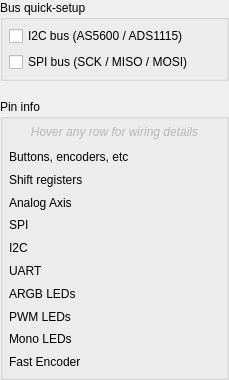
<?xml version="1.0" encoding="UTF-8"?>
<ui version="4.0">
 <class>PinTypeHelper</class>
 <widget class="QWidget" name="PinTypeHelper">
  <property name="geometry">
   <rect>
    <x>0</x>
    <y>0</y>
    <width>229</width>
    <height>380</height>
   </rect>
  </property>
  <property name="windowTitle">
   <string notr="true">Form</string>
  </property>
  <layout class="QVBoxLayout" name="verticalLayout_2">
   <property name="spacing">
    <number>18</number>
   </property>
   <property name="leftMargin">
    <number>0</number>
   </property>
   <property name="topMargin">
    <number>0</number>
   </property>
   <property name="rightMargin">
    <number>0</number>
   </property>
   <property name="bottomMargin">
    <number>0</number>
   </property>
   <item>
    <widget class="QGroupBox" name="groupBox_busSetup">
     <property name="sizePolicy">
      <sizepolicy hsizetype="Preferred" vsizetype="Maximum">
       <horstretch>0</horstretch>
       <verstretch>0</verstretch>
      </sizepolicy>
     </property>
     <property name="title">
      <string>Bus quick-setup</string>
     </property>
     <layout class="QVBoxLayout" name="verticalLayout_busSetup">
      <property name="leftMargin">
       <number>6</number>
      </property>
      <property name="topMargin">
       <number>6</number>
      </property>
      <property name="rightMargin">
       <number>6</number>
      </property>
      <property name="bottomMargin">
       <number>6</number>
      </property>
      <item>
       <widget class="QCheckBox" name="checkBox_i2cBus">
        <property name="toolTip">
         <string>Assign the I2C bus pins (SCL + SDA) in one click for AS5600 / ADS1115 sensors. Uncheck to release them.</string>
        </property>
        <property name="text">
         <string>I2C bus (AS5600 / ADS1115)</string>
        </property>
       </widget>
      </item>
      <item>
       <widget class="QCheckBox" name="checkBox_spiBus">
        <property name="toolTip">
         <string>Assign the SPI bus pins (SCK + MISO + MOSI). Normally claimed automatically when you pick an SPI sensor's chip-select.</string>
        </property>
        <property name="text">
         <string>SPI bus (SCK / MISO / MOSI)</string>
        </property>
       </widget>
      </item>
     </layout>
    </widget>
   </item>
   <item>
    <widget class="QGroupBox" name="groupBox">
     <property name="title">
      <string>Pin info</string>
     </property>
     <layout class="QVBoxLayout" name="verticalLayout">
      <property name="leftMargin">
       <number>6</number>
      </property>
      <property name="topMargin">
       <number>6</number>
      </property>
      <property name="rightMargin">
       <number>6</number>
      </property>
      <property name="bottomMargin">
       <number>6</number>
      </property>
      <item>
       <widget class="QLabel" name="label_PinInfoHint">
        <property name="styleSheet">
         <string notr="true">color: palette(mid); font-style: italic; padding: 0px 2px 4px 2px;</string>
        </property>
        <property name="text">
         <string>Hover any row for wiring details</string>
        </property>
        <property name="alignment">
         <set>Qt::AlignCenter</set>
        </property>
       </widget>
      </item>
      <item>
       <widget class="QLabel" name="label_buttons">
        <property name="toolTip">
         <string>&lt;html&gt;&lt;head/&gt;&lt;body&gt;&lt;p&gt;&lt;span style=&quot; font-size:11pt;&quot;&gt;You can connect buttons, toggle switches, encoders, both directly &amp;quot;&lt;/span&gt;&lt;span style=&quot; font-size:11pt; font-weight:700; color:#1982f0;&quot;&gt;Button to GND&lt;/span&gt;&lt;span style=&quot; font-size:11pt;&quot;&gt;/&lt;/span&gt;&lt;span style=&quot; font-size:11pt; font-weight:700; color:#aaaa00;&quot;&gt;Vcc&lt;/span&gt;&lt;span style=&quot; font-size:11pt;&quot;&gt;&amp;quot;, and combining them into a matrix &amp;quot;&lt;/span&gt;&lt;span style=&quot; font-size:11pt; font-weight:700; color:#7882fa;&quot;&gt;Button Row/Column&lt;/span&gt;&lt;span style=&quot; font-size:11pt;&quot;&gt;&amp;quot;. When connected to &amp;quot;&lt;/span&gt;&lt;span style=&quot; font-size:11pt; font-weight:700; color:#1982f0;&quot;&gt;Button to GND&lt;/span&gt;&lt;span style=&quot; font-size:11pt;&quot;&gt;&amp;quot; the second contact of the button is connected to &lt;/span&gt;&lt;span style=&quot; font-size:11pt; font-weight:700; color:#010101;&quot;&gt;GND&lt;/span&gt;&lt;span style=&quot; font-size:11pt;&quot;&gt;, with &amp;quot;&lt;/span&gt;&lt;span style=&quot; font-size:11pt; font-weight:700; color:#aaaa00;&quot;&gt;Button Vcc&lt;/span&gt;&lt;span style=&quot; font-size:11pt;&quot;&gt;&amp;quot; to 3.3v.&lt;/span&gt;&lt;/p&gt;&lt;p&gt;&lt;img src=&quot;:/Images/buttonEncToggle.png&quot;/&gt;&lt;/p&gt;&lt;/body&gt;&lt;/html&gt;</string>
        </property>
        <property name="text">
         <string>&lt;html&gt;&lt;head/&gt;&lt;body&gt;&lt;p&gt;Buttons, encoders, etc &lt;a href=&quot;info&quot;&gt;&lt;img src=&quot;:/Images/icons/lucide/info.svg&quot; width=&quot;12&quot; align=&quot;right&quot;/&gt;&lt;/a&gt;&lt;/p&gt;&lt;/body&gt;&lt;/html&gt;</string>
        </property>
       </widget>
      </item>
      <item>
       <widget class="QLabel" name="label_shiftReg">
        <property name="toolTip">
         <string>&lt;html&gt;&lt;head/&gt;&lt;body&gt;&lt;p&gt;&lt;span style=&quot; font-size:11pt;&quot;&gt;Shift registers &lt;/span&gt;&lt;span style=&quot; font-size:11pt; font-weight:700;&quot;&gt;74HC165&lt;/span&gt;&lt;span style=&quot; font-size:11pt;&quot;&gt; and &lt;/span&gt;&lt;span style=&quot; font-size:11pt; font-weight:700;&quot;&gt;CD4021&lt;/span&gt;&lt;span style=&quot; font-size:11pt;&quot;&gt; are supported. To connect, use the table below on the selected pins, and then set the number of buttons in the &amp;quot;Registers&amp;quot; tab.&lt;/span&gt;&lt;/p&gt;&lt;p&gt;&lt;span style=&quot; font-size:11pt; font-weight:700; color:#69b437;&quot;&gt;ShiftReg_CLK&lt;/span&gt;&lt;span style=&quot; font-size:11pt;&quot;&gt; and &lt;/span&gt;&lt;span style=&quot; font-size:11pt; font-weight:700; color:#69b437;&quot;&gt;ShiftReg_LATCH&lt;/span&gt;&lt;span style=&quot; font-size:11pt;&quot;&gt; - can be common to each shift register chain, or common to all shift register chains.&lt;/span&gt;&lt;/p&gt;&lt;p&gt;&lt;span style=&quot; font-size:11pt; font-weight:700; color:#69b437;&quot;&gt;ShiftReg_DATA&lt;/span&gt;&lt;span style=&quot; font-size:11pt;&quot;&gt; - individually for each chain of shift registers.&lt;br/&gt;&lt;/span&gt;&lt;/p&gt;&lt;table border=&quot;0&quot; style=&quot; margin-top:0px; margin-bottom:0px; margin-left:0px; margin-right:0px; border-collapse:collapse;&quot; cellspacing=&quot;2&quot; cellpadding=&quot;0&quot; bgcolor=&quot;#22272e&quot;&gt;&lt;thead&gt;&lt;tr&gt;&lt;td style=&quot; padding-left:7; padding-right:7; padding-top:3; padding-bottom:3; border-top:1px; border-right:1px; border-bottom:1px; border-left:1px; border-top-color:#555555; border-right-color:#555555; border-bottom-color:#555555; border-left-color:#555555; border-top-style:solid; border-right-style:solid; border-bottom-style:solid; border-left-style:solid;&quot;&gt;&lt;p align=&quot;center&quot;&gt;&lt;span style=&quot; font-family:'-apple-system','BlinkMacSystemFont','Segoe UI','Noto Sans','Helvetica','Arial','sans-serif','Apple Color Emoji','Segoe UI Emoji'; font-size:11pt; font-weight:700;&quot;&gt;Name in configurator&lt;/span&gt;&lt;/p&gt;&lt;/td&gt;&lt;td style=&quot; padding-left:7; padding-right:7; padding-top:3; padding-bottom:3; border-top:1px; border-right:1px; border-bottom:1px; border-left:1px; border-top-color:#555555; border-right-color:#555555; border-bottom-color:#555555; border-left-color:#555555; border-top-style:solid; border-right-style:solid; border-bottom-style:solid; border-left-style:solid;&quot;&gt;&lt;p align=&quot;center&quot;&gt;&lt;span style=&quot; font-family:'-apple-system','BlinkMacSystemFont','Segoe UI','Noto Sans','Helvetica','Arial','sans-serif','Apple Color Emoji','Segoe UI Emoji'; font-size:11pt; font-weight:700;&quot;&gt;74HC165 pin&lt;/span&gt;&lt;/p&gt;&lt;/td&gt;&lt;td style=&quot; padding-left:7; padding-right:7; padding-top:3; padding-bottom:3; border-top:1px; border-right:1px; border-bottom:1px; border-left:1px; border-top-color:#555555; border-right-color:#555555; border-bottom-color:#555555; border-left-color:#555555; border-top-style:solid; border-right-style:solid; border-bottom-style:solid; border-left-style:solid;&quot;&gt;&lt;p align=&quot;center&quot;&gt;&lt;span style=&quot; font-family:'-apple-system','BlinkMacSystemFont','Segoe UI','Noto Sans','Helvetica','Arial','sans-serif','Apple Color Emoji','Segoe UI Emoji'; font-size:11pt; font-weight:700;&quot;&gt;CD4021 pin&lt;/span&gt;&lt;/p&gt;&lt;/td&gt;&lt;td style=&quot; padding-left:7; padding-right:7; padding-top:3; padding-bottom:3; border-top:1px; border-right:1px; border-bottom:1px; border-left:1px; border-top-color:#555555; border-right-color:#555555; border-bottom-color:#555555; border-left-color:#555555; border-top-style:solid; border-right-style:solid; border-bottom-style:solid; border-left-style:solid;&quot;&gt;&lt;p align=&quot;center&quot;&gt;&lt;span style=&quot; font-family:'-apple-system','BlinkMacSystemFont','Segoe UI','Noto Sans','Helvetica','Arial','sans-serif','Apple Color Emoji','Segoe UI Emoji'; font-size:11pt; font-weight:700;&quot;&gt;Alternative pin names&lt;/span&gt;&lt;/p&gt;&lt;/td&gt;&lt;/tr&gt;&lt;/thead&gt;&lt;tr&gt;&lt;td style=&quot; padding-left:7; padding-right:7; padding-top:3; padding-bottom:3; border-top:1px; border-right:1px; border-bottom:1px; border-left:1px; border-top-color:#555555; border-right-color:#555555; border-bottom-color:#555555; border-left-color:#555555; border-top-style:solid; border-right-style:solid; border-bottom-style:solid; border-left-style:solid;&quot;&gt;&lt;p&gt;&lt;span style=&quot; font-family:'-apple-system','BlinkMacSystemFont','Segoe UI','Noto Sans','Helvetica','Arial','sans-serif','Apple Color Emoji','Segoe UI Emoji'; font-size:11pt; color:#69b437;&quot;&gt;ShiftReg_CLK&lt;/span&gt;&lt;/p&gt;&lt;/td&gt;&lt;td style=&quot; padding-left:7; padding-right:7; padding-top:3; padding-bottom:3; border-top:1px; border-right:1px; border-bottom:1px; border-left:1px; border-top-color:#555555; border-right-color:#555555; border-bottom-color:#555555; border-left-color:#555555; border-top-style:solid; border-right-style:solid; border-bottom-style:solid; border-left-style:solid;&quot;&gt;&lt;p&gt;&lt;span style=&quot; font-family:'-apple-system','BlinkMacSystemFont','Segoe UI','Noto Sans','Helvetica','Arial','sans-serif','Apple Color Emoji','Segoe UI Emoji'; font-size:11pt;&quot;&gt;CLK&lt;/span&gt;&lt;/p&gt;&lt;/td&gt;&lt;td style=&quot; padding-left:7; padding-right:7; padding-top:3; padding-bottom:3; border-top:1px; border-right:1px; border-bottom:1px; border-left:1px; border-top-color:#555555; border-right-color:#555555; border-bottom-color:#555555; border-left-color:#555555; border-top-style:solid; border-right-style:solid; border-bottom-style:solid; border-left-style:solid;&quot;&gt;&lt;p&gt;&lt;span style=&quot; font-family:'-apple-system','BlinkMacSystemFont','Segoe UI','Noto Sans','Helvetica','Arial','sans-serif','Apple Color Emoji','Segoe UI Emoji'; font-size:11pt;&quot;&gt;CLOCK&lt;/span&gt;&lt;/p&gt;&lt;/td&gt;&lt;td style=&quot; padding-left:7; padding-right:7; padding-top:3; padding-bottom:3; border-top:1px; border-right:1px; border-bottom:1px; border-left:1px; border-top-color:#555555; border-right-color:#555555; border-bottom-color:#555555; border-left-color:#555555; border-top-style:solid; border-right-style:solid; border-bottom-style:solid; border-left-style:solid;&quot;&gt;&lt;p&gt;&lt;span style=&quot; font-family:'-apple-system','BlinkMacSystemFont','Segoe UI','Noto Sans','Helvetica','Arial','sans-serif','Apple Color Emoji','Segoe UI Emoji'; font-size:11pt;&quot;&gt;SCK&lt;/span&gt;&lt;/p&gt;&lt;/td&gt;&lt;/tr&gt;&lt;tr&gt;&lt;td style=&quot; padding-left:7; padding-right:7; padding-top:3; padding-bottom:3; border-top:1px; border-right:1px; border-bottom:1px; border-left:1px; border-top-color:#555555; border-right-color:#555555; border-bottom-color:#555555; border-left-color:#555555; border-top-style:solid; border-right-style:solid; border-bottom-style:solid; border-left-style:solid;&quot;&gt;&lt;p&gt;&lt;span style=&quot; font-family:'-apple-system','BlinkMacSystemFont','Segoe UI','Noto Sans','Helvetica','Arial','sans-serif','Apple Color Emoji','Segoe UI Emoji'; font-size:11pt; color:#69b437;&quot;&gt;ShiftReg_DATA&lt;/span&gt;&lt;/p&gt;&lt;/td&gt;&lt;td style=&quot; padding-left:7; padding-right:7; padding-top:3; padding-bottom:3; border-top:1px; border-right:1px; border-bottom:1px; border-left:1px; border-top-color:#555555; border-right-color:#555555; border-bottom-color:#555555; border-left-color:#555555; border-top-style:solid; border-right-style:solid; border-bottom-style:solid; border-left-style:solid;&quot;&gt;&lt;p&gt;&lt;span style=&quot; font-family:'-apple-system','BlinkMacSystemFont','Segoe UI','Noto Sans','Helvetica','Arial','sans-serif','Apple Color Emoji','Segoe UI Emoji'; font-size:11pt;&quot;&gt;Qh&lt;/span&gt;&lt;/p&gt;&lt;/td&gt;&lt;td style=&quot; padding-left:7; padding-right:7; padding-top:3; padding-bottom:3; border-top:1px; border-right:1px; border-bottom:1px; border-left:1px; border-top-color:#555555; border-right-color:#555555; border-bottom-color:#555555; border-left-color:#555555; border-top-style:solid; border-right-style:solid; border-bottom-style:solid; border-left-style:solid;&quot;&gt;&lt;p&gt;&lt;span style=&quot; font-family:'-apple-system','BlinkMacSystemFont','Segoe UI','Noto Sans','Helvetica','Arial','sans-serif','Apple Color Emoji','Segoe UI Emoji'; font-size:11pt;&quot;&gt;Q8&lt;/span&gt;&lt;/p&gt;&lt;/td&gt;&lt;td style=&quot; padding-left:7; padding-right:7; padding-top:3; padding-bottom:3; border-top:1px; border-right:1px; border-bottom:1px; border-left:1px; border-top-color:#555555; border-right-color:#555555; border-bottom-color:#555555; border-left-color:#555555; border-top-style:solid; border-right-style:solid; border-bottom-style:solid; border-left-style:solid;&quot;&gt;&lt;p&gt;&lt;span style=&quot; font-family:'-apple-system','BlinkMacSystemFont','Segoe UI','Noto Sans','Helvetica','Arial','sans-serif','Apple Color Emoji','Segoe UI Emoji'; font-size:11pt;&quot;&gt;DATA/SERIAL_OUT/OUT&lt;/span&gt;&lt;/p&gt;&lt;/td&gt;&lt;/tr&gt;&lt;tr&gt;&lt;td style=&quot; padding-left:7; padding-right:7; padding-top:3; padding-bottom:3; border-top:1px; border-right:1px; border-bottom:1px; border-left:1px; border-top-color:#555555; border-right-color:#555555; border-bottom-color:#555555; border-left-color:#555555; border-top-style:solid; border-right-style:solid; border-bottom-style:solid; border-left-style:solid;&quot;&gt;&lt;p&gt;&lt;span style=&quot; font-family:'-apple-system','BlinkMacSystemFont','Segoe UI','Noto Sans','Helvetica','Arial','sans-serif','Apple Color Emoji','Segoe UI Emoji'; font-size:11pt; color:#69b437;&quot;&gt;ShiftReg_LATCH&lt;/span&gt;&lt;/p&gt;&lt;/td&gt;&lt;td style=&quot; padding-left:7; padding-right:7; padding-top:3; padding-bottom:3; border-top:1px; border-right:1px; border-bottom:1px; border-left:1px; border-top-color:#555555; border-right-color:#555555; border-bottom-color:#555555; border-left-color:#555555; border-top-style:solid; border-right-style:solid; border-bottom-style:solid; border-left-style:solid;&quot;&gt;&lt;p&gt;&lt;span style=&quot; font-family:'-apple-system','BlinkMacSystemFont','Segoe UI','Noto Sans','Helvetica','Arial','sans-serif','Apple Color Emoji','Segoe UI Emoji'; font-size:11pt;&quot;&gt;SH/LD&lt;/span&gt;&lt;/p&gt;&lt;/td&gt;&lt;td style=&quot; padding-left:7; padding-right:7; padding-top:3; padding-bottom:3; border-top:1px; border-right:1px; border-bottom:1px; border-left:1px; border-top-color:#555555; border-right-color:#555555; border-bottom-color:#555555; border-left-color:#555555; border-top-style:solid; border-right-style:solid; border-bottom-style:solid; border-left-style:solid;&quot;&gt;&lt;p&gt;&lt;span style=&quot; font-family:'-apple-system','BlinkMacSystemFont','Segoe UI','Noto Sans','Helvetica','Arial','sans-serif','Apple Color Emoji','Segoe UI Emoji'; font-size:11pt;&quot;&gt;PAR/SER CONTROL&lt;/span&gt;&lt;/p&gt;&lt;/td&gt;&lt;td style=&quot; padding-left:7; padding-right:7; padding-top:3; padding-bottom:3; border-top:1px; border-right:1px; border-bottom:1px; border-left:1px; border-top-color:#555555; border-right-color:#555555; border-bottom-color:#555555; border-left-color:#555555; border-top-style:solid; border-right-style:solid; border-bottom-style:solid; border-left-style:solid;&quot;&gt;&lt;p&gt;&lt;span style=&quot; font-family:'-apple-system','BlinkMacSystemFont','Segoe UI','Noto Sans','Helvetica','Arial','sans-serif','Apple Color Emoji','Segoe UI Emoji'; font-size:11pt;&quot;&gt;LATCH&lt;/span&gt;&lt;/p&gt;&lt;/td&gt;&lt;/tr&gt;&lt;tr&gt;&lt;td style=&quot; padding-left:7; padding-right:7; padding-top:3; padding-bottom:3; border-top:1px; border-right:1px; border-bottom:1px; border-left:1px; border-top-color:#555555; border-right-color:#555555; border-bottom-color:#555555; border-left-color:#555555; border-top-style:solid; border-right-style:solid; border-bottom-style:solid; border-left-style:solid;&quot;&gt;&lt;p&gt;&lt;span style=&quot; font-family:'-apple-system','BlinkMacSystemFont','Segoe UI','Noto Sans','Helvetica','Arial','sans-serif','Apple Color Emoji','Segoe UI Emoji'; font-size:11pt; color:#ff7f27;&quot;&gt;3.3V&lt;/span&gt;&lt;/p&gt;&lt;/td&gt;&lt;td style=&quot; padding-left:7; padding-right:7; padding-top:3; padding-bottom:3; border-top:1px; border-right:1px; border-bottom:1px; border-left:1px; border-top-color:#555555; border-right-color:#555555; border-bottom-color:#555555; border-left-color:#555555; border-top-style:solid; border-right-style:solid; border-bottom-style:solid; border-left-style:solid;&quot;&gt;&lt;p&gt;&lt;span style=&quot; font-family:'-apple-system','BlinkMacSystemFont','Segoe UI','Noto Sans','Helvetica','Arial','sans-serif','Apple Color Emoji','Segoe UI Emoji'; font-size:11pt;&quot;&gt;VCC&lt;/span&gt;&lt;/p&gt;&lt;/td&gt;&lt;td style=&quot; padding-left:7; padding-right:7; padding-top:3; padding-bottom:3; border-top:1px; border-right:1px; border-bottom:1px; border-left:1px; border-top-color:#555555; border-right-color:#555555; border-bottom-color:#555555; border-left-color:#555555; border-top-style:solid; border-right-style:solid; border-bottom-style:solid; border-left-style:solid;&quot;&gt;&lt;p&gt;&lt;span style=&quot; font-family:'-apple-system','BlinkMacSystemFont','Segoe UI','Noto Sans','Helvetica','Arial','sans-serif','Apple Color Emoji','Segoe UI Emoji'; font-size:11pt;&quot;&gt;VDD&lt;/span&gt;&lt;/p&gt;&lt;/td&gt;&lt;td style=&quot; padding-left:7; padding-right:7; padding-top:3; padding-bottom:3; border-top:1px; border-right:1px; border-bottom:1px; border-left:1px; border-top-color:#555555; border-right-color:#555555; border-bottom-color:#555555; border-left-color:#555555; border-top-style:solid; border-right-style:solid; border-bottom-style:solid; border-left-style:solid;&quot;&gt;&lt;p&gt;&lt;span style=&quot; font-family:'-apple-system','BlinkMacSystemFont','Segoe UI','Noto Sans','Helvetica','Arial','sans-serif','Apple Color Emoji','Segoe UI Emoji'; font-size:11pt;&quot;&gt;5V/V+&lt;/span&gt;&lt;/p&gt;&lt;/td&gt;&lt;/tr&gt;&lt;tr&gt;&lt;td style=&quot; padding-left:7; padding-right:7; padding-top:3; padding-bottom:3; border-top:1px; border-right:1px; border-bottom:1px; border-left:1px; border-top-color:#555555; border-right-color:#555555; border-bottom-color:#555555; border-left-color:#555555; border-top-style:solid; border-right-style:solid; border-bottom-style:solid; border-left-style:solid;&quot;&gt;&lt;p&gt;&lt;span style=&quot; font-family:'-apple-system','BlinkMacSystemFont','Segoe UI','Noto Sans','Helvetica','Arial','sans-serif','Apple Color Emoji','Segoe UI Emoji'; font-size:11pt; color:#000000;&quot;&gt;GND&lt;/span&gt;&lt;/p&gt;&lt;/td&gt;&lt;td style=&quot; padding-left:7; padding-right:7; padding-top:3; padding-bottom:3; border-top:1px; border-right:1px; border-bottom:1px; border-left:1px; border-top-color:#555555; border-right-color:#555555; border-bottom-color:#555555; border-left-color:#555555; border-top-style:solid; border-right-style:solid; border-bottom-style:solid; border-left-style:solid;&quot;&gt;&lt;p&gt;&lt;span style=&quot; font-family:'-apple-system','BlinkMacSystemFont','Segoe UI','Noto Sans','Helvetica','Arial','sans-serif','Apple Color Emoji','Segoe UI Emoji'; font-size:11pt;&quot;&gt;GND&lt;/span&gt;&lt;/p&gt;&lt;/td&gt;&lt;td style=&quot; padding-left:7; padding-right:7; padding-top:3; padding-bottom:3; border-top:1px; border-right:1px; border-bottom:1px; border-left:1px; border-top-color:#555555; border-right-color:#555555; border-bottom-color:#555555; border-left-color:#555555; border-top-style:solid; border-right-style:solid; border-bottom-style:solid; border-left-style:solid;&quot;&gt;&lt;p&gt;&lt;span style=&quot; font-family:'-apple-system','BlinkMacSystemFont','Segoe UI','Noto Sans','Helvetica','Arial','sans-serif','Apple Color Emoji','Segoe UI Emoji'; font-size:11pt;&quot;&gt;VSS&lt;/span&gt;&lt;/p&gt;&lt;/td&gt;&lt;td style=&quot; padding-left:7; padding-right:7; padding-top:3; padding-bottom:3; border-top:1px; border-right:1px; border-bottom:1px; border-left:1px; border-top-color:#555555; border-right-color:#555555; border-bottom-color:#555555; border-left-color:#555555; border-top-style:solid; border-right-style:solid; border-bottom-style:solid; border-left-style:solid;&quot;&gt;&lt;p&gt;&lt;span style=&quot; font-family:'-apple-system','BlinkMacSystemFont','Segoe UI','Noto Sans','Helvetica','Arial','sans-serif','Apple Color Emoji','Segoe UI Emoji'; font-size:11pt;&quot;&gt;V-&lt;/span&gt;&lt;/p&gt;&lt;/td&gt;&lt;/tr&gt;&lt;/table&gt;&lt;/body&gt;&lt;/html&gt;</string>
        </property>
        <property name="text">
         <string>&lt;html&gt;&lt;head/&gt;&lt;body&gt;&lt;p&gt;Shift registers &lt;a href=&quot;info&quot;&gt;&lt;img src=&quot;:/Images/icons/lucide/info.svg&quot; width=&quot;12&quot; align=&quot;right&quot;/&gt;&lt;/a&gt;&lt;/p&gt;&lt;/body&gt;&lt;/html&gt;</string>
        </property>
       </widget>
      </item>
      <item>
       <widget class="QLabel" name="label_analogAxis">
        <property name="toolTip">
         <string>&lt;html&gt;&lt;head/&gt;&lt;body&gt;&lt;p&gt;&lt;span style=&quot; font-size:11pt; font-weight:700;&quot;&gt;Potentiometer&lt;/span&gt;&lt;span style=&quot; font-size:11pt;&quot;&gt; and &lt;/span&gt;&lt;span style=&quot; font-size:11pt; font-weight:700;&quot;&gt;Hall sensor&lt;/span&gt;&lt;span style=&quot; font-size:11pt;&quot;&gt; can be connected directly to the &amp;quot;&lt;/span&gt;&lt;span style=&quot; font-size:11pt; font-weight:700; color:#00a000;&quot;&gt;Axis Analog&lt;/span&gt;&lt;span style=&quot; font-size:11pt;&quot;&gt;&amp;quot; pin.&lt;/span&gt;&lt;/p&gt;&lt;p&gt;&lt;img src=&quot;:/Images/potentiometer.png&quot; width=&quot;240&quot;/&gt;&lt;img src=&quot;:/Images/hall2.png&quot; width=&quot;240&quot;/&gt;&lt;/p&gt;&lt;/body&gt;&lt;/html&gt;</string>
        </property>
        <property name="text">
         <string>&lt;html&gt;&lt;head/&gt;&lt;body&gt;&lt;p&gt;Analog Axis &lt;a href=&quot;info&quot;&gt;&lt;img src=&quot;:/Images/icons/lucide/info.svg&quot; width=&quot;12&quot; align=&quot;right&quot;/&gt;&lt;/a&gt;&lt;/p&gt;&lt;/body&gt;&lt;/html&gt;</string>
        </property>
       </widget>
      </item>
      <item>
       <widget class="QLabel" name="label_spi">
        <property name="toolTip">
         <string>&lt;html&gt;&lt;head/&gt;&lt;body&gt;&lt;p&gt;&lt;span style=&quot; font-size:11pt;&quot;&gt;It is possible to connect &lt;/span&gt;&lt;span style=&quot; font-size:11pt; font-weight:700;&quot;&gt;Hall sensors &lt;/span&gt;&lt;span style=&quot; font-size:11pt; font-weight:700; color:#329978;&quot;&gt;TLE5011&lt;/span&gt;&lt;span style=&quot; font-size:11pt;&quot;&gt;, &lt;/span&gt;&lt;span style=&quot; font-size:11pt; font-weight:700; color:#329978;&quot;&gt;TLE5010&lt;/span&gt;&lt;span style=&quot; font-size:11pt;&quot;&gt;, &lt;/span&gt;&lt;span style=&quot; font-size:11pt; font-weight:700; color:#329978;&quot;&gt;TLE5012B&lt;/span&gt;&lt;span style=&quot; font-size:11pt;&quot;&gt;, &lt;/span&gt;&lt;span style=&quot; font-size:11pt; font-weight:700; color:#329978;&quot;&gt;MLX90393&lt;/span&gt;&lt;span style=&quot; font-size:11pt;&quot;&gt;, &lt;/span&gt;&lt;span style=&quot; font-size:11pt; font-weight:700; color:#329978;&quot;&gt;MLX90363&lt;/span&gt;&lt;span style=&quot; font-size:11pt;&quot;&gt;, &lt;/span&gt;&lt;span style=&quot; font-size:11pt; font-weight:700; color:#329978;&quot;&gt;AS5048A&lt;/span&gt;&lt;span style=&quot; font-size:11pt;&quot;&gt; and &lt;/span&gt;&lt;span style=&quot; font-size:11pt; font-weight:700;&quot;&gt;analog-to-digital converters &lt;/span&gt;&lt;span style=&quot; font-size:11pt; font-weight:700; color:#329978;&quot;&gt;MCP32XX&lt;/span&gt;&lt;span style=&quot; font-size:11pt;&quot;&gt; to &lt;/span&gt;&lt;span style=&quot; font-size:11pt; font-weight:700; color:#329978;&quot;&gt;SPI&lt;/span&gt;&lt;span style=&quot; font-size:11pt;&quot;&gt;. See the &lt;/span&gt;&lt;span style=&quot; font-size:11pt; font-weight:700;&quot;&gt;Wiki&lt;/span&gt;&lt;span style=&quot; font-size:11pt;&quot;&gt; for details.&lt;/span&gt;&lt;/p&gt;&lt;p&gt;&lt;img src=&quot;:/Images/MLX90393.png&quot;/&gt;&lt;/p&gt;&lt;/body&gt;&lt;/html&gt;</string>
        </property>
        <property name="text">
         <string>&lt;html&gt;&lt;head/&gt;&lt;body&gt;&lt;p&gt;SPI &lt;a href=&quot;info&quot;&gt;&lt;img src=&quot;:/Images/icons/lucide/info.svg&quot; width=&quot;12&quot; align=&quot;right&quot;/&gt;&lt;/a&gt;&lt;/p&gt;&lt;/body&gt;&lt;/html&gt;</string>
        </property>
       </widget>
      </item>
      <item>
       <widget class="QLabel" name="label_i2c">
        <property name="toolTip">
         <string>&lt;html&gt;&lt;head/&gt;&lt;body&gt;&lt;p&gt;&lt;span style=&quot; font-size:11pt;&quot;&gt;It is possible to connect to &lt;/span&gt;&lt;span style=&quot; font-size:11pt; font-weight:700; color:#5a9b8c;&quot;&gt;I2C SDA/SCL &lt;/span&gt;&lt;span style=&quot; font-size:11pt; font-weight:700;&quot;&gt;AS5600 Hall sensor&lt;/span&gt;&lt;span style=&quot; font-size:11pt;&quot;&gt;, no more than &lt;/span&gt;&lt;span style=&quot; font-size:11pt; font-weight:700;&quot;&gt;1&lt;/span&gt;&lt;span style=&quot; font-size:11pt;&quot;&gt; pcs., or &lt;/span&gt;&lt;span style=&quot; font-size:11pt; font-weight:700;&quot;&gt;ADS1115 analog-to-digital converter&lt;/span&gt;&lt;span style=&quot; font-size:11pt;&quot;&gt;, up to &lt;/span&gt;&lt;span style=&quot; font-size:11pt; font-weight:700;&quot;&gt;4&lt;/span&gt;&lt;span style=&quot; font-size:11pt;&quot;&gt; pcs., but the total number of axes cannot be more than &lt;/span&gt;&lt;span style=&quot; font-size:11pt; font-weight:700;&quot;&gt;8&lt;/span&gt;&lt;span style=&quot; font-size:11pt;&quot;&gt;.&lt;/span&gt;&lt;/p&gt;&lt;p&gt;&lt;img src=&quot;:/Images/ADS1115.png&quot;/&gt;&lt;img src=&quot;:/Images/AS5600.png&quot;/&gt;&lt;/p&gt;&lt;/body&gt;&lt;/html&gt;</string>
        </property>
        <property name="text">
         <string>&lt;html&gt;&lt;head/&gt;&lt;body&gt;&lt;p&gt;I2C &lt;a href=&quot;info&quot;&gt;&lt;img src=&quot;:/Images/icons/lucide/info.svg&quot; width=&quot;12&quot; align=&quot;right&quot;/&gt;&lt;/a&gt;&lt;/p&gt;&lt;/body&gt;&lt;/html&gt;</string>
        </property>
       </widget>
      </item>
      <item>
       <widget class="QLabel" name="label_uart">
        <property name="mouseTracking">
         <bool>true</bool>
        </property>
        <property name="toolTip">
         <string>&lt;html&gt;&lt;head/&gt;&lt;body&gt;&lt;p&gt;&lt;span style=&quot; font-size:11pt;&quot;&gt;FJ sends joystick data via &lt;/span&gt;&lt;span style=&quot; font-size:11pt; font-weight:700; color:#5a9b8c;&quot;&gt;UART TX &lt;/span&gt;&lt;span style=&quot; font-size:11pt;&quot;&gt;every 10 ms, baud rate 115200. You can connect, for example, the ESP32 C3 to UART, which can be used as a Bluetooth joystick.&lt;/span&gt;&lt;/p&gt;&lt;table border=&quot;0&quot; style=&quot; margin-top:0px; margin-bottom:0px; margin-left:0px; margin-right:0px; border-collapse:collapse;&quot; cellspacing=&quot;2&quot; cellpadding=&quot;0&quot; &gt;&lt;thead&gt;&lt;tr&gt;&lt;td style=&quot; padding-left:7; padding-right:7; padding-top:3; padding-bottom:3; border-top:1px; border-right:1px; border-bottom:1px; border-left:1px; border-top-color:#555555; border-right-color:#555555; border-bottom-color:#555555; border-left-color:#555555; border-top-style:solid; border-right-style:solid; border-bottom-style:solid; border-left-style:solid;&quot;&gt;&lt;p align=&quot;center&quot;&gt;&lt;span style=&quot; font-family:'-apple-system','BlinkMacSystemFont','Segoe UI','Noto Sans','Helvetica','Arial','sans-serif','Apple Color Emoji','Segoe UI Emoji'; font-size:11pt; font-weight:700;&quot;&gt;Name&lt;/span&gt;&lt;/p&gt;&lt;/td&gt;&lt;td style=&quot; padding-left:7; padding-right:7; padding-top:3; padding-bottom:3; border-top:1px; border-right:1px; border-bottom:1px; border-left:1px; border-top-color:#555555; border-right-color:#555555; border-bottom-color:#555555; border-left-color:#555555; border-top-style:solid; border-right-style:solid; border-bottom-style:solid; border-left-style:solid;&quot;&gt;&lt;p align=&quot;center&quot;&gt;&lt;span style=&quot; font-family:'-apple-system','BlinkMacSystemFont','Segoe UI','Noto Sans','Helvetica','Arial','sans-serif','Apple Color Emoji','Segoe UI Emoji'; font-size:11pt; font-weight:700;&quot;&gt;Length bytes&lt;/span&gt;&lt;/p&gt;&lt;/td&gt;&lt;td style=&quot; padding-left:7; padding-right:7; padding-top:3; padding-bottom:3; border-top:1px; border-right:1px; border-bottom:1px; border-left:1px; border-top-color:#555555; border-right-color:#555555; border-bottom-color:#555555; border-left-color:#555555; border-top-style:solid; border-right-style:solid; border-bottom-style:solid; border-left-style:solid;&quot;&gt;&lt;p align=&quot;center&quot;&gt;&lt;span style=&quot; font-family:'-apple-system','BlinkMacSystemFont','Segoe UI','Noto Sans','Helvetica','Arial','sans-serif','Apple Color Emoji','Segoe UI Emoji'; font-size:11pt; font-weight:700;&quot;&gt;Desc&lt;/span&gt;&lt;/p&gt;&lt;/td&gt;&lt;/tr&gt;&lt;/thead&gt;&lt;tr&gt;&lt;td style=&quot; padding-left:7; padding-right:7; padding-top:3; padding-bottom:3; border-top:1px; border-right:1px; border-bottom:1px; border-left:1px; border-top-color:#555555; border-right-color:#555555; border-bottom-color:#555555; border-left-color:#555555; border-top-style:solid; border-right-style:solid; border-bottom-style:solid; border-left-style:solid;&quot;&gt;&lt;p&gt;&lt;span style=&quot; font-family:'-apple-system','BlinkMacSystemFont','Segoe UI','Noto Sans','Helvetica','Arial','sans-serif','Apple Color Emoji','Segoe UI Emoji'; font-size:11pt;&quot;&gt;Header&lt;/span&gt;&lt;/p&gt;&lt;/td&gt;&lt;td style=&quot; padding-left:7; padding-right:7; padding-top:3; padding-bottom:3; border-top:1px; border-right:1px; border-bottom:1px; border-left:1px; border-top-color:#555555; border-right-color:#555555; border-bottom-color:#555555; border-left-color:#555555; border-top-style:solid; border-right-style:solid; border-bottom-style:solid; border-left-style:solid;&quot;&gt;&lt;p align=&quot;center&quot;&gt;&lt;span style=&quot; font-family:'-apple-system','BlinkMacSystemFont','Segoe UI','Noto Sans','Helvetica','Arial','sans-serif','Apple Color Emoji','Segoe UI Emoji'; font-size:11pt;&quot;&gt;1&lt;/span&gt;&lt;/p&gt;&lt;/td&gt;&lt;td style=&quot; padding-left:7; padding-right:7; padding-top:3; padding-bottom:3; border-top:1px; border-right:1px; border-bottom:1px; border-left:1px; border-top-color:#555555; border-right-color:#555555; border-bottom-color:#555555; border-left-color:#555555; border-top-style:solid; border-right-style:solid; border-bottom-style:solid; border-left-style:solid;&quot;&gt;&lt;p&gt;&lt;span style=&quot; font-family:'-apple-system','BlinkMacSystemFont','Segoe UI','Noto Sans','Helvetica','Arial','sans-serif','Apple Color Emoji','Segoe UI Emoji'; font-size:11pt;&quot;&gt;ASCII 'H'&lt;/span&gt;&lt;/p&gt;&lt;/td&gt;&lt;/tr&gt;&lt;tr&gt;&lt;td style=&quot; padding-left:7; padding-right:7; padding-top:3; padding-bottom:3; border-top:1px; border-right:1px; border-bottom:1px; border-left:1px; border-top-color:#555555; border-right-color:#555555; border-bottom-color:#555555; border-left-color:#555555; border-top-style:solid; border-right-style:solid; border-bottom-style:solid; border-left-style:solid;&quot;&gt;&lt;p&gt;&lt;span style=&quot; font-family:'-apple-system','BlinkMacSystemFont','Segoe UI','Noto Sans','Helvetica','Arial','sans-serif','Apple Color Emoji','Segoe UI Emoji'; font-size:11pt;&quot;&gt;Separator&lt;/span&gt;&lt;/p&gt;&lt;/td&gt;&lt;td style=&quot; padding-left:7; padding-right:7; padding-top:3; padding-bottom:3; border-top:1px; border-right:1px; border-bottom:1px; border-left:1px; border-top-color:#555555; border-right-color:#555555; border-bottom-color:#555555; border-left-color:#555555; border-top-style:solid; border-right-style:solid; border-bottom-style:solid; border-left-style:solid;&quot;&gt;&lt;p align=&quot;center&quot;&gt;&lt;span style=&quot; font-family:'-apple-system','BlinkMacSystemFont','Segoe UI','Noto Sans','Helvetica','Arial','sans-serif','Apple Color Emoji','Segoe UI Emoji'; font-size:11pt;&quot;&gt;1&lt;/span&gt;&lt;/p&gt;&lt;/td&gt;&lt;td style=&quot; padding-left:7; padding-right:7; padding-top:3; padding-bottom:3; border-top:1px; border-right:1px; border-bottom:1px; border-left:1px; border-top-color:#555555; border-right-color:#555555; border-bottom-color:#555555; border-left-color:#555555; border-top-style:solid; border-right-style:solid; border-bottom-style:solid; border-left-style:solid;&quot;&gt;&lt;p&gt;&lt;span style=&quot; font-family:'-apple-system','BlinkMacSystemFont','Segoe UI','Noto Sans','Helvetica','Arial','sans-serif','Apple Color Emoji','Segoe UI Emoji'; font-size:11pt;&quot;&gt;ASCII '-'&lt;/span&gt;&lt;/p&gt;&lt;/td&gt;&lt;/tr&gt;&lt;tr&gt;&lt;td style=&quot; padding-left:7; padding-right:7; padding-top:3; padding-bottom:3; border-top:1px; border-right:1px; border-bottom:1px; border-left:1px; border-top-color:#555555; border-right-color:#555555; border-bottom-color:#555555; border-left-color:#555555; border-top-style:solid; border-right-style:solid; border-bottom-style:solid; border-left-style:solid;&quot;&gt;&lt;p&gt;&lt;span style=&quot; font-family:'-apple-system','BlinkMacSystemFont','Segoe UI','Noto Sans','Helvetica','Arial','sans-serif','Apple Color Emoji','Segoe UI Emoji'; font-size:11pt;&quot;&gt;Message code&lt;/span&gt;&lt;/p&gt;&lt;/td&gt;&lt;td style=&quot; padding-left:7; padding-right:7; padding-top:3; padding-bottom:3; border-top:1px; border-right:1px; border-bottom:1px; border-left:1px; border-top-color:#555555; border-right-color:#555555; border-bottom-color:#555555; border-left-color:#555555; border-top-style:solid; border-right-style:solid; border-bottom-style:solid; border-left-style:solid;&quot;&gt;&lt;p align=&quot;center&quot;&gt;&lt;span style=&quot; font-family:'-apple-system','BlinkMacSystemFont','Segoe UI','Noto Sans','Helvetica','Arial','sans-serif','Apple Color Emoji','Segoe UI Emoji'; font-size:11pt;&quot;&gt;1&lt;/span&gt;&lt;/p&gt;&lt;/td&gt;&lt;td style=&quot; padding-left:7; padding-right:7; padding-top:3; padding-bottom:3; border-top:1px; border-right:1px; border-bottom:1px; border-left:1px; border-top-color:#555555; border-right-color:#555555; border-bottom-color:#555555; border-left-color:#555555; border-top-style:solid; border-right-style:solid; border-bottom-style:solid; border-left-style:solid;&quot;&gt;&lt;p&gt;&lt;span style=&quot; font-family:'-apple-system','BlinkMacSystemFont','Segoe UI','Noto Sans','Helvetica','Arial','sans-serif','Apple Color Emoji','Segoe UI Emoji'; font-size:11pt;&quot;&gt;message num 0-255&lt;/span&gt;&lt;/p&gt;&lt;/td&gt;&lt;/tr&gt;&lt;tr&gt;&lt;td style=&quot; padding-left:7; padding-right:7; padding-top:3; padding-bottom:3; border-top:1px; border-right:1px; border-bottom:1px; border-left:1px; border-top-color:#555555; border-right-color:#555555; border-bottom-color:#555555; border-left-color:#555555; border-top-style:solid; border-right-style:solid; border-bottom-style:solid; border-left-style:solid;&quot;&gt;&lt;p&gt;&lt;span style=&quot; font-family:'-apple-system','BlinkMacSystemFont','Segoe UI','Noto Sans','Helvetica','Arial','sans-serif','Apple Color Emoji','Segoe UI Emoji'; font-size:11pt;&quot;&gt;Axis data&lt;/span&gt;&lt;/p&gt;&lt;/td&gt;&lt;td style=&quot; padding-left:7; padding-right:7; padding-top:3; padding-bottom:3; border-top:1px; border-right:1px; border-bottom:1px; border-left:1px; border-top-color:#555555; border-right-color:#555555; border-bottom-color:#555555; border-left-color:#555555; border-top-style:solid; border-right-style:solid; border-bottom-style:solid; border-left-style:solid;&quot;&gt;&lt;p align=&quot;center&quot;&gt;&lt;span style=&quot; font-family:'-apple-system','BlinkMacSystemFont','Segoe UI','Noto Sans','Helvetica','Arial','sans-serif','Apple Color Emoji','Segoe UI Emoji'; font-size:11pt;&quot;&gt;16&lt;/span&gt;&lt;/p&gt;&lt;/td&gt;&lt;td style=&quot; padding-left:7; padding-right:7; padding-top:3; padding-bottom:3; border-top:1px; border-right:1px; border-bottom:1px; border-left:1px; border-top-color:#555555; border-right-color:#555555; border-bottom-color:#555555; border-left-color:#555555; border-top-style:solid; border-right-style:solid; border-bottom-style:solid; border-left-style:solid;&quot;&gt;&lt;p&gt;&lt;span style=&quot; font-family:'-apple-system','BlinkMacSystemFont','Segoe UI','Noto Sans','Helvetica','Arial','sans-serif','Apple Color Emoji','Segoe UI Emoji'; font-size:11pt;&quot;&gt;2 bytes for axis&lt;/span&gt;&lt;/p&gt;&lt;/td&gt;&lt;/tr&gt;&lt;tr&gt;&lt;td style=&quot; padding-left:7; padding-right:7; padding-top:3; padding-bottom:3; border-top:1px; border-right:1px; border-bottom:1px; border-left:1px; border-top-color:#555555; border-right-color:#555555; border-bottom-color:#555555; border-left-color:#555555; border-top-style:solid; border-right-style:solid; border-bottom-style:solid; border-left-style:solid;&quot;&gt;&lt;p&gt;&lt;span style=&quot; font-family:'-apple-system','BlinkMacSystemFont','Segoe UI','Noto Sans','Helvetica','Arial','sans-serif','Apple Color Emoji','Segoe UI Emoji'; font-size:11pt;&quot;&gt;Buttons data&lt;/span&gt;&lt;/p&gt;&lt;/td&gt;&lt;td style=&quot; padding-left:7; padding-right:7; padding-top:3; padding-bottom:3; border-top:1px; border-right:1px; border-bottom:1px; border-left:1px; border-top-color:#555555; border-right-color:#555555; border-bottom-color:#555555; border-left-color:#555555; border-top-style:solid; border-right-style:solid; border-bottom-style:solid; border-left-style:solid;&quot;&gt;&lt;p align=&quot;center&quot;&gt;&lt;span style=&quot; font-family:'-apple-system','BlinkMacSystemFont','Segoe UI','Noto Sans','Helvetica','Arial','sans-serif','Apple Color Emoji','Segoe UI Emoji'; font-size:11pt;&quot;&gt;16&lt;/span&gt;&lt;/p&gt;&lt;/td&gt;&lt;td style=&quot; padding-left:7; padding-right:7; padding-top:3; padding-bottom:3; border-top:1px; border-right:1px; border-bottom:1px; border-left:1px; border-top-color:#555555; border-right-color:#555555; border-bottom-color:#555555; border-left-color:#555555; border-top-style:solid; border-right-style:solid; border-bottom-style:solid; border-left-style:solid;&quot;&gt;&lt;p&gt;&lt;span style=&quot; font-family:'-apple-system','BlinkMacSystemFont','Segoe UI','Noto Sans','Helvetica','Arial','sans-serif','Apple Color Emoji','Segoe UI Emoji'; font-size:11pt;&quot;&gt;one bit = one button&lt;/span&gt;&lt;/p&gt;&lt;/td&gt;&lt;/tr&gt;&lt;tr&gt;&lt;td style=&quot; padding-left:7; padding-right:7; padding-top:3; padding-bottom:3; border-top:1px; border-right:1px; border-bottom:1px; border-left:1px; border-top-color:#555555; border-right-color:#555555; border-bottom-color:#555555; border-left-color:#555555; border-top-style:solid; border-right-style:solid; border-bottom-style:solid; border-left-style:solid;&quot;&gt;&lt;p&gt;&lt;span style=&quot; font-family:'-apple-system','BlinkMacSystemFont','Segoe UI','Noto Sans','Helvetica','Arial','sans-serif','Apple Color Emoji','Segoe UI Emoji'; font-size:11pt;&quot;&gt;CRC16&lt;/span&gt;&lt;/p&gt;&lt;/td&gt;&lt;td style=&quot; padding-left:7; padding-right:7; padding-top:3; padding-bottom:3; border-top:1px; border-right:1px; border-bottom:1px; border-left:1px; border-top-color:#555555; border-right-color:#555555; border-bottom-color:#555555; border-left-color:#555555; border-top-style:solid; border-right-style:solid; border-bottom-style:solid; border-left-style:solid;&quot;&gt;&lt;p align=&quot;center&quot;&gt;&lt;span style=&quot; font-family:'-apple-system','BlinkMacSystemFont','Segoe UI','Noto Sans','Helvetica','Arial','sans-serif','Apple Color Emoji','Segoe UI Emoji'; font-size:11pt;&quot;&gt;2&lt;/span&gt;&lt;/p&gt;&lt;/td&gt;&lt;td style=&quot; padding-left:7; padding-right:7; padding-top:3; padding-bottom:3; border-top:1px; border-right:1px; border-bottom:1px; border-left:1px; border-top-color:#555555; border-right-color:#555555; border-bottom-color:#555555; border-left-color:#555555; border-top-style:solid; border-right-style:solid; border-bottom-style:solid; border-left-style:solid;&quot;&gt;&lt;p&gt;&lt;span style=&quot; font-family:'-apple-system','BlinkMacSystemFont','Segoe UI','Noto Sans','Helvetica','Arial','sans-serif','Apple Color Emoji','Segoe UI Emoji'; font-size:11pt;&quot;&gt;crc16 polynomial 0x8005&lt;/span&gt;&lt;/p&gt;&lt;/td&gt;&lt;/tr&gt;&lt;/table&gt;&lt;/body&gt;&lt;/html&gt;</string>
        </property>
        <property name="text">
         <string>&lt;html&gt;&lt;head/&gt;&lt;body&gt;&lt;p&gt;UART &lt;a href=&quot;info&quot;&gt;&lt;img src=&quot;:/Images/icons/lucide/info.svg&quot; width=&quot;12&quot; align=&quot;right&quot;/&gt;&lt;/a&gt;&lt;/p&gt;&lt;/body&gt;&lt;/html&gt;</string>
        </property>
       </widget>
      </item>
      <item>
       <widget class="QLabel" name="label_rgbLed">
        <property name="toolTip">
         <string>&lt;html&gt;&lt;head/&gt;&lt;body&gt;&lt;p&gt;&lt;span style=&quot; font-size:11pt; font-weight:700;&quot;&gt;WS2812b&lt;/span&gt;&lt;span style=&quot; font-size:11pt;&quot;&gt; and &lt;/span&gt;&lt;span style=&quot; font-size:11pt; font-weight:700;&quot;&gt;PL9823&lt;/span&gt;&lt;span style=&quot; font-size:11pt;&quot;&gt; addressable LEDs are supported. It is possible to customize the color of each LED, use some effects, or control the LEDs via &lt;/span&gt;&lt;span style=&quot; font-size:11pt; font-weight:700;&quot;&gt;SimHub&lt;/span&gt;&lt;span style=&quot; font-size:11pt;&quot;&gt;. Connect the &lt;/span&gt;&lt;span style=&quot; font-size:11pt; font-weight:700;&quot;&gt;DIN&lt;/span&gt;&lt;span style=&quot; font-size:11pt;&quot;&gt; pin of the LED to the selected &lt;/span&gt;&lt;span style=&quot; font-size:11pt; font-weight:700; color:#ff55ff;&quot;&gt;WS2812b/PL9823 LED&lt;/span&gt;&lt;span style=&quot; font-size:11pt;&quot;&gt; pin on the controller board. Settings in the &amp;quot;LED/PWM&amp;quot; tab.&lt;/span&gt;&lt;/p&gt;&lt;p&gt;&lt;img src=&quot;:/Images/rgb.png&quot; width=&quot;500&quot;/&gt;&lt;/p&gt;&lt;/body&gt;&lt;/html&gt;</string>
        </property>
        <property name="text">
         <string>&lt;html&gt;&lt;head/&gt;&lt;body&gt;&lt;p&gt;ARGB LEDs &lt;a href=&quot;info&quot;&gt;&lt;img src=&quot;:/Images/icons/lucide/info.svg&quot; width=&quot;12&quot; align=&quot;right&quot;/&gt;&lt;/a&gt;&lt;/p&gt;&lt;/body&gt;&lt;/html&gt;</string>
        </property>
       </widget>
      </item>
      <item>
       <widget class="QLabel" name="label_pwmLed">
        <property name="toolTip">
         <string>&lt;html&gt;&lt;head/&gt;&lt;body&gt;&lt;p&gt;&lt;span style=&quot; font-size:11pt;&quot;&gt;Single-color LEDs with brightness control in the &amp;quot;LED/PWM&amp;quot; tab, no more than 20mA. Connect the &lt;/span&gt;&lt;span style=&quot; font-size:11pt; font-weight:700; color:#d37a0d;&quot;&gt;+&lt;/span&gt;&lt;span style=&quot; font-size:11pt;&quot;&gt; of the LED to the &amp;quot;&lt;/span&gt;&lt;span style=&quot; font-size:11pt; font-weight:700; color:#c85a46;&quot;&gt;PWM LED&lt;/span&gt;&lt;span style=&quot; font-size:11pt;&quot;&gt;&amp;quot; pin. The value of the current-limiting resistance is recommended to be calculated individually for the LEDs used.&lt;/span&gt;&lt;/p&gt;&lt;p&gt;&lt;img src=&quot;:/Images/pwmLed.png&quot;/&gt;&lt;/p&gt;&lt;/body&gt;&lt;/html&gt;</string>
        </property>
        <property name="text">
         <string>&lt;html&gt;&lt;head/&gt;&lt;body&gt;&lt;p&gt;PWM LEDs &lt;a href=&quot;info&quot;&gt;&lt;img src=&quot;:/Images/icons/lucide/info.svg&quot; width=&quot;12&quot; align=&quot;right&quot;/&gt;&lt;/a&gt;&lt;/p&gt;&lt;/body&gt;&lt;/html&gt;</string>
        </property>
       </widget>
      </item>
      <item>
       <widget class="QLabel" name="label_monoLed">
        <property name="toolTip">
         <string>&lt;html&gt;&lt;head/&gt;&lt;body&gt;&lt;p&gt;&lt;span style=&quot; font-size:11pt;&quot;&gt;Single-color LEDs, not more than 20mA, linked to the pressed buttons in the &amp;quot;LED/PWM&amp;quot; tab. Both direct &amp;quot;&lt;/span&gt;&lt;span style=&quot; font-size:11pt; font-weight:700; color:#c89646;&quot;&gt;LED Single&lt;/span&gt;&lt;span style=&quot; font-size:11pt;&quot;&gt;&amp;quot; and LED matrix &amp;quot;&lt;/span&gt;&lt;span style=&quot; font-size:11pt; font-weight:700; color:#c88246;&quot;&gt;LED Row/Column&lt;/span&gt;&lt;span style=&quot; font-size:11pt;&quot;&gt;&amp;quot; connection are supported. The value of the current-limiting resistance is recommended to be calculated individually for the LEDs used.&lt;/span&gt;&lt;/p&gt;&lt;p&gt;&lt;img src=&quot;:/Images/monoLed.png&quot;/&gt;&lt;/p&gt;&lt;/body&gt;&lt;/html&gt;</string>
        </property>
        <property name="text">
         <string>&lt;html&gt;&lt;head/&gt;&lt;body&gt;&lt;p&gt;Mono LEDs &lt;a href=&quot;info&quot;&gt;&lt;img src=&quot;:/Images/icons/lucide/info.svg&quot; width=&quot;12&quot; align=&quot;right&quot;/&gt;&lt;/a&gt;&lt;/p&gt;&lt;/body&gt;&lt;/html&gt;</string>
        </property>
       </widget>
      </item>
      <item>
       <widget class="QLabel" name="label_fastEncoder">
        <property name="toolTip">
         <string>&lt;html&gt;&lt;head/&gt;&lt;body&gt;&lt;p&gt;&lt;span style=&quot; font-size:11pt;&quot;&gt;It is possible to connect one incremental encoder with a high frequency, it can only be used as an axis source. Pins &amp;quot;&lt;/span&gt;&lt;span style=&quot; font-size:11pt; font-weight:700; color:#379619;&quot;&gt;Fast encoder&lt;/span&gt;&lt;span style=&quot; font-size:11pt;&quot;&gt;&amp;quot;.&lt;/span&gt;&lt;/p&gt;&lt;p&gt;&lt;img src=&quot;:/Images/fastEncoder.png&quot;/&gt;&lt;/p&gt;&lt;/body&gt;&lt;/html&gt;</string>
        </property>
        <property name="text">
         <string>&lt;html&gt;&lt;head/&gt;&lt;body&gt;&lt;p&gt;Fast Encoder &lt;a href=&quot;info&quot;&gt;&lt;img src=&quot;:/Images/icons/lucide/info.svg&quot; width=&quot;12&quot; align=&quot;right&quot;/&gt;&lt;/a&gt;&lt;/p&gt;&lt;/body&gt;&lt;/html&gt;</string>
        </property>
       </widget>
      </item>
     </layout>
    </widget>
   </item>
  </layout>
 </widget>
 <resources/>
 <connections/>
</ui>
